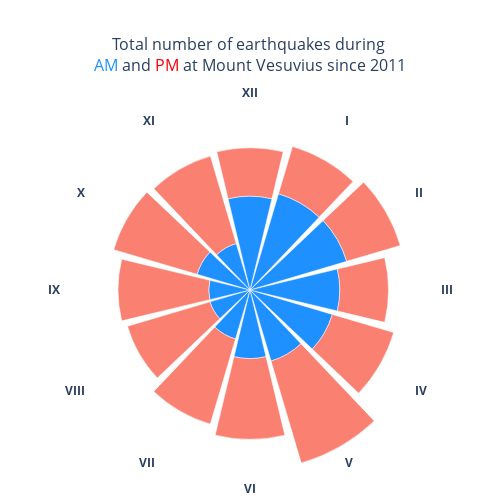

Write notebook code for a chart like this one.
### Code cell
#| eval: false
vesuvius_grp['angle'] = vesuvius_grp.index * 30

# Create polar plot with two bar traces: AM and PM
fig = go.Figure()

# AM bars
fig.add_trace(go.Barpolar(
    r=vesuvius_grp['AM'],
    theta=vesuvius_grp['angle'],
    name='AM',
    marker_color='dodgerblue',
    hovertemplate='count = %{r}<br>time = %{theta} AM<extra></extra>'
))

# PM bars
fig.add_trace(go.Barpolar(
    r=vesuvius_grp['PM'],
    theta=vesuvius_grp['angle'],
    name='PM',
    marker_color='salmon',
    hovertemplate='count = %{r}<br>time = %{theta} PM<extra></extra>'
))

# Layout
fig.update_layout(
    title={
        'text': 'Total number of earthquakes during <br><span style="color:dodgerblue;">AM</span> and <span style="color:red;">PM</span> at Mount Vesuvius since 2011',
        'font': {
            'size': 16  
        },
        "x" : 0.5,
    },
    polar=dict(
        angularaxis=dict(direction='clockwise', rotation=90, tickmode='array',
                         tickvals=np.arange(30, 361, 30),
                         ticktext=[f"<b>{roman.toRoman(h)}</b>" for h in range(1, 13)], 
                         showline=False, showgrid=False),
        radialaxis=dict(showticklabels=False, ticks='', showline=False, showgrid=False)
    ),
    showlegend=False,
    template='plotly_white',
    width=500,
    height=500,
    margin=dict(l=0, r=0, t=100, b=20)
)
#fig.write_image("Vesuvius.png")
fig.show()

### Figure 1 — Plotly figure (JSON) as saved in the notebook; plotly's stock layout.template omitted (floating-point values rounded to 4 significant figures)
{"data": [{"hovertemplate": "count = %{r}<br>time = %{theta} AM<extra></extra>", "marker": {"color": "dodgerblue"}, "name": "AM", "r": [691, 694, 618, 591, 510, 472, 352, 287, 284, 380, 334, 646], "theta": [30, 60, 90, 120, 150, 180, 210, 240, 270, 300, 330, 360], "type": "barpolar"}, {"hovertemplate": "count = %{r}<br>time = %{theta} PM<extra></extra>", "marker": {"color": "salmon"}, "name": "PM", "r": [339, 384, 335, 440, 732, 555, 610, 592, 624, 598, 627, 332], "theta": [30, 60, 90, 120, 150, 180, 210, 240, 270, 300, 330, 360], "type": "barpolar"}], "layout": {"height": 500, "margin": {"b": 20, "l": 0, "r": 0, "t": 100}, "polar": {"angularaxis": {"direction": "clockwise", "rotation": 90, "showgrid": false, "showline": false, "tickmode": "array", "ticktext": ["<b>I</b>", "<b>II</b>", "<b>III</b>", "<b>IV</b>", "<b>V</b>", "<b>VI</b>", "<b>VII</b>", "<b>VIII</b>", "<b>IX</b>", "<b>X</b>", "<b>XI</b>", "<b>XII</b>"], "tickvals": [30, 60, 90, 120, 150, 180, 210, 240, 270, 300, 330, 360], "type": "linear"}, "radialaxis": {"autorange": true, "range": [0, 1307.0], "showgrid": false, "showline": false, "showticklabels": false, "ticks": "", "type": "linear"}}, "showlegend": false, "title": {"font": {"size": 16}, "text": "Total number of earthquakes during <br><span style=\"color:dodgerblue;\">AM</span> and <span style=\"color:red;\">PM</span> at Mount Vesuvius since 2011", "x": 0.5}, "width": 500}}
